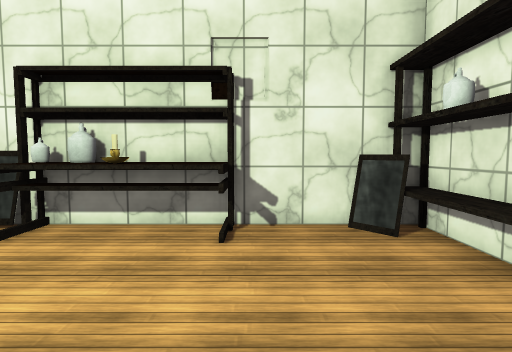
view 1 (above)

12 first-person views from a walk through a 3-D level made in the Unity game engine. The camera is 1.5 m above the floor, tilts 4° down and sees 80° across. The floor is counted in squares, 1 m on a side. Each view is taken from the middle of a square. On the plan, view 1 faces up. The plan holds only what a view shows up to about 15 squares ahead; the rest is blank. The player is left out. Some surface patterns are stand-ins.

view 2
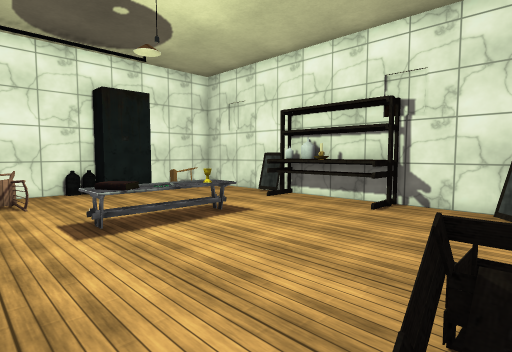

view 3
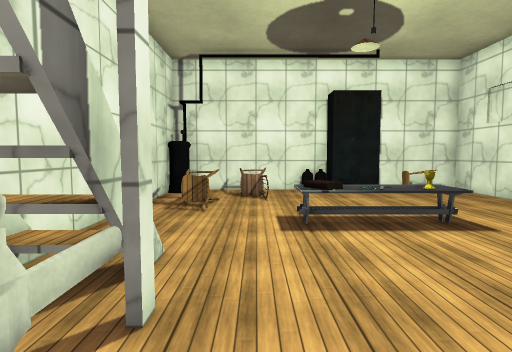

view 4
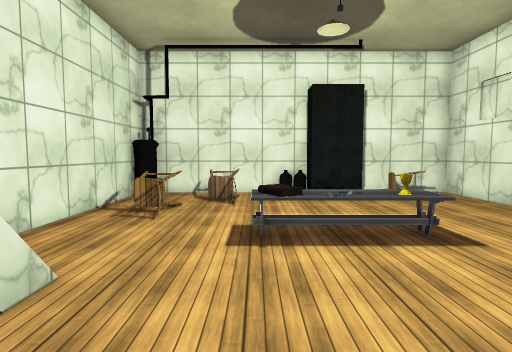

view 5
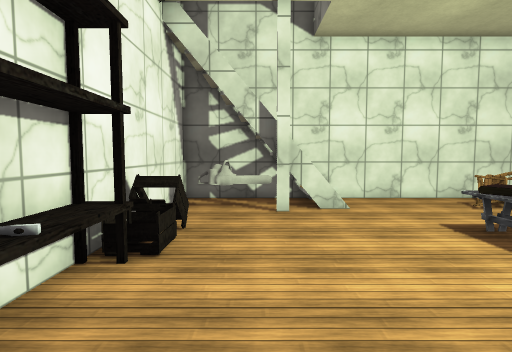

view 6
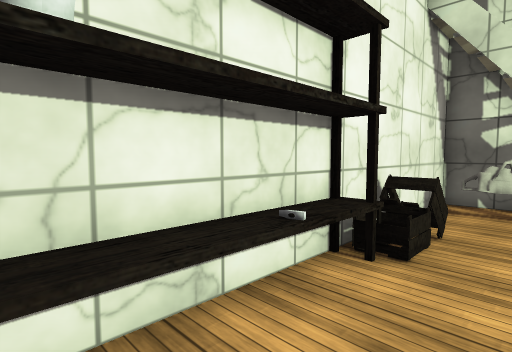

view 7
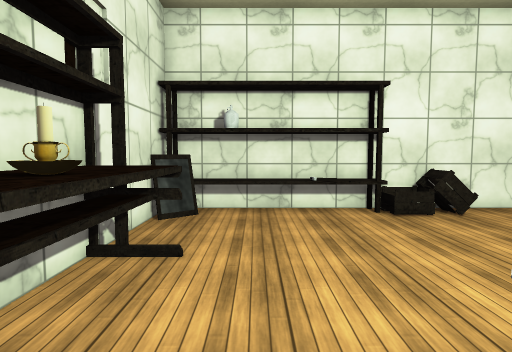

view 8
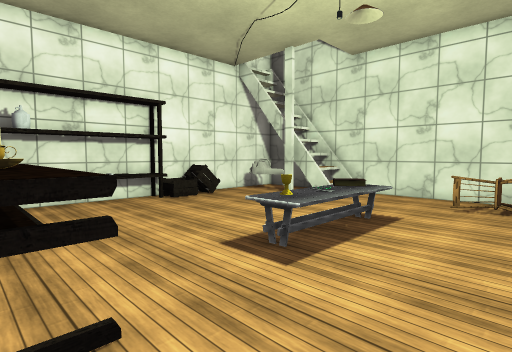

view 9
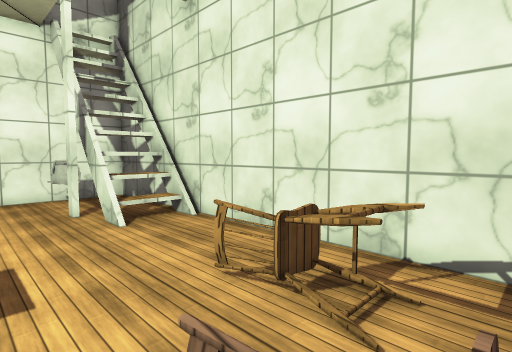

view 10
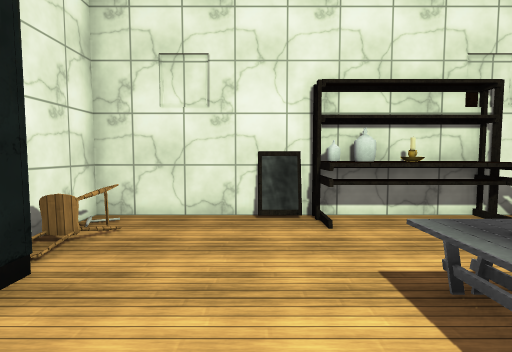

view 11
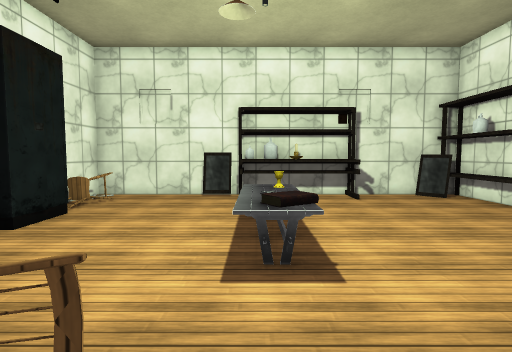

view 12
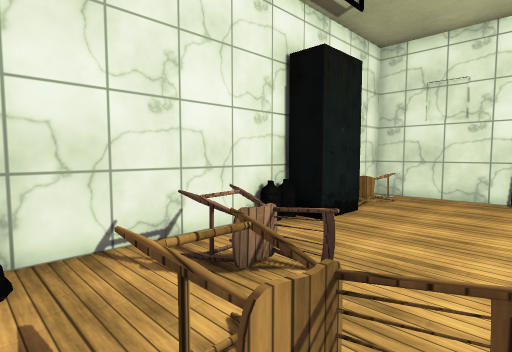

### Floor plan
Points are (right, up) in squares from view 1. A wall is a line through its corners. A room is listed if a view was taken in it or the views show most of it. See-through windows are left out.
Room 1 (views 1, 2, 3, 4, 5, 6, 7, 8, 9, 10, 11, 12)
walls: (-1.1, -3.4) (0.5, -3.4) (0.5, -4.1); (0, -3) (0.5, -3); (0, -3.4) (0, -4.5); (-4.9, 6.2) (-5.9, 6.2) (-6, 6.5); (-4.4, 6.5) (-9.9, 6.5) (-9.9, 3.1); (-8.7, 2) (-8.8, 1) (-9.5, 1); (-8.8, 2.9) (-8.8, 1.9); (3.5, 0.9) (3.5, 6.5) (-0.6, 6.5); (-0.6, -5.4) (-0.6, -3.4); (-9.9, 1.2) (-9.9, -4.9); (-0.2, -5.4) (-0.2, -3.4); (2.5, 5.7) (1.9, 6.3); (2.5, 6) (2.1, 6.5); (-9.4, -5.5) (3.5, -5.5) (3.5, 0.8)
low walls: (-9.5, 1) (-9.5, 0); (-1.1, -5.4) (-1.1, -3.4)
objects: other object (-9, -3) to (-7, -2); other object (-9, 4) to (-9, 5); other object (-7, -4) to (-5, -3); other object (-4, -1) to (-3, 0); other object (-4, 1) to (-3, 2); other object (-4, 5) to (-1, 7); other object (-3, 6) to (-2, 6); other object (1, -3) to (2, -3); other object (3, -1); other object (3, 0); other object (3, 1); other object (3, 2); other object (3, 3) to (3, 6)

Positions as (right, up) in squares from view 1, and headings:
1: (0, 0), facing up
2: (3, -3), facing up-left
3: (3, -2), facing left
4: (2, -1), facing left
5: (1, 5), facing down
6: (1, 5), facing down-right
7: (-5, 4), facing right
8: (-7, 6), facing down-right
9: (-8, -1), facing down-right
10: (-6, -1), facing up
11: (-4, -5), facing up
12: (-5, -5), facing up-left
